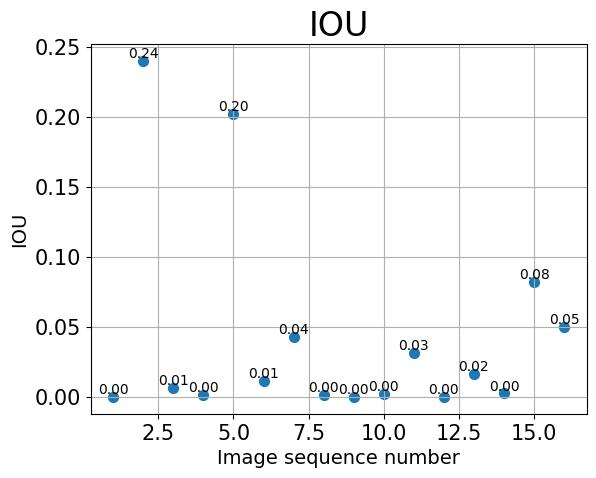

Write Python code to recreate this figure.
# This is a sample Python script.

# Press Shift+F10 to execute it or replace it with your code.
# Press Double Shift to search everywhere for classes, files, tool windows, actions, and settings.
# from filecmp import cmp

import cv2
import os
import operator
import matplotlib.pyplot as plt
import torch


# output = torch.sigmoid(output).data.txt.cpu().numpy()
# IOU
def iou_score(output, target):
    smooth = 1e-5
    #0,1化矩阵
    output_ = output > 0.5
    target_ = target > 0.5
    intersection = (output_ & target_).sum()
    union = (output_ | target_).sum()

    return (intersection + smooth) / (union + smooth)

def img_input(myMark_path, result_path):
    myMark = cv2.imread(myMark_path)  # 使用 cv2 来打开图片
    result = cv2.imread(result_path)  # 使用 cv2 来打开图片
    return (myMark, result)

# Press the green button in the gutter to run the script.
if __name__ == '__main__':
    # print_hi('PyCharm')
    myMark_path1 = "E:/python/MyUnet/test_data/label/"
    result_path1 = "E:/python/mask_RV/"
    filelist = os.listdir(result_path1)
    i = 1
    ioulist = []
    for item in filelist:
        myMark_path = os.path.join(os.path.abspath(myMark_path1), item)
        result_path = os.path.join(os.path.abspath(result_path1), item)
        myMark, result = img_input(myMark_path, result_path)
        iou = iou_score(result,myMark)
        ioulist.append(round(iou,4))
        print(iou)
        i = i + 1

    x_values = range(1, 17)
    y_values = ioulist
    '''
    plt.scatter() 
    #x:横坐标 y:纵坐标 s:点的尺寸
    '''
    plt.scatter(x_values, y_values, s=50)

    # 设置图表标题并给坐标轴加上标签
    plt.title('IOU', fontsize=24)
    plt.xlabel('Image sequence number', fontsize=14)
    plt.ylabel('IOU', fontsize=14)
    # 显示网格
    plt.grid(True)
    # 设置刻度标记的大小
    plt.tick_params(axis='both', which='major', labelsize=15)

    #显示数值大小
    for i in range(len(y_values)):
        plt.text(x_values[i],y_values[i],'%.2f'%(ioulist[i]),ha = 'center',va='bottom')
    # plt.show()

    # iousum = 0
    # num = 0
    # for num in range(0, 16):
    #     iousum = iousum + ioulist[num]
    # print("dicesum:", iousum, "num:", num + 1)
    # avg = iousum / 16
    # print("avg:", avg)
    # c = max(x_values)+1
    # d = (max(y_values)+min(y_values))/2
    # plt.text(c, d, 'iousum=%.2f' % iousum, ha='left', va='center', fontsize=15)
    # plt.text(c, d+4, 'avg=%.2f' % avg, ha='left', va='center', fontsize=15)
    # 自动保存结果图片
    plt.savefig('IOU.jpg', bbox_inches='tight')

